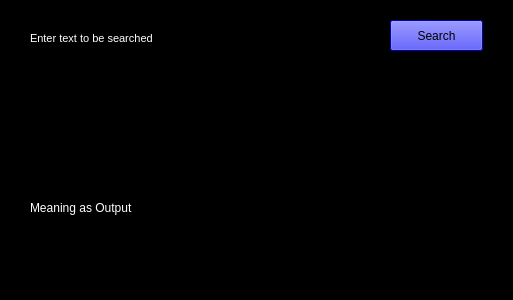
<?xml version="1.0" encoding="UTF-8"?>
<ui version="4.0">
 <class>MainWindow</class>
 <widget class="QMainWindow" name="MainWindow">
  <property name="geometry">
   <rect>
    <x>0</x>
    <y>0</y>
    <width>513</width>
    <height>300</height>
   </rect>
  </property>
  <property name="sizePolicy">
   <sizepolicy hsizetype="Fixed" vsizetype="Fixed">
    <horstretch>0</horstretch>
    <verstretch>0</verstretch>
   </sizepolicy>
  </property>
  <property name="palette">
   <palette>
    <active>
     <colorrole role="WindowText">
      <brush brushstyle="SolidPattern">
       <color alpha="255">
        <red>255</red>
        <green>255</green>
        <blue>255</blue>
       </color>
      </brush>
     </colorrole>
     <colorrole role="Button">
      <brush brushstyle="SolidPattern">
       <color alpha="255">
        <red>0</red>
        <green>0</green>
        <blue>0</blue>
       </color>
      </brush>
     </colorrole>
     <colorrole role="Light">
      <brush brushstyle="SolidPattern">
       <color alpha="255">
        <red>0</red>
        <green>0</green>
        <blue>0</blue>
       </color>
      </brush>
     </colorrole>
     <colorrole role="Midlight">
      <brush brushstyle="SolidPattern">
       <color alpha="255">
        <red>0</red>
        <green>0</green>
        <blue>0</blue>
       </color>
      </brush>
     </colorrole>
     <colorrole role="Dark">
      <brush brushstyle="SolidPattern">
       <color alpha="255">
        <red>0</red>
        <green>0</green>
        <blue>0</blue>
       </color>
      </brush>
     </colorrole>
     <colorrole role="Mid">
      <brush brushstyle="SolidPattern">
       <color alpha="255">
        <red>0</red>
        <green>0</green>
        <blue>0</blue>
       </color>
      </brush>
     </colorrole>
     <colorrole role="Text">
      <brush brushstyle="SolidPattern">
       <color alpha="255">
        <red>255</red>
        <green>255</green>
        <blue>255</blue>
       </color>
      </brush>
     </colorrole>
     <colorrole role="BrightText">
      <brush brushstyle="SolidPattern">
       <color alpha="255">
        <red>255</red>
        <green>255</green>
        <blue>255</blue>
       </color>
      </brush>
     </colorrole>
     <colorrole role="ButtonText">
      <brush brushstyle="SolidPattern">
       <color alpha="255">
        <red>255</red>
        <green>255</green>
        <blue>255</blue>
       </color>
      </brush>
     </colorrole>
     <colorrole role="Base">
      <brush brushstyle="SolidPattern">
       <color alpha="255">
        <red>0</red>
        <green>0</green>
        <blue>0</blue>
       </color>
      </brush>
     </colorrole>
     <colorrole role="Window">
      <brush brushstyle="SolidPattern">
       <color alpha="255">
        <red>0</red>
        <green>0</green>
        <blue>0</blue>
       </color>
      </brush>
     </colorrole>
     <colorrole role="Shadow">
      <brush brushstyle="SolidPattern">
       <color alpha="255">
        <red>0</red>
        <green>0</green>
        <blue>0</blue>
       </color>
      </brush>
     </colorrole>
     <colorrole role="AlternateBase">
      <brush brushstyle="SolidPattern">
       <color alpha="255">
        <red>0</red>
        <green>0</green>
        <blue>0</blue>
       </color>
      </brush>
     </colorrole>
     <colorrole role="ToolTipBase">
      <brush brushstyle="SolidPattern">
       <color alpha="255">
        <red>255</red>
        <green>255</green>
        <blue>220</blue>
       </color>
      </brush>
     </colorrole>
     <colorrole role="ToolTipText">
      <brush brushstyle="SolidPattern">
       <color alpha="255">
        <red>0</red>
        <green>0</green>
        <blue>0</blue>
       </color>
      </brush>
     </colorrole>
     <colorrole role="PlaceholderText">
      <brush brushstyle="SolidPattern">
       <color alpha="128">
        <red>255</red>
        <green>255</green>
        <blue>255</blue>
       </color>
      </brush>
     </colorrole>
    </active>
    <inactive>
     <colorrole role="WindowText">
      <brush brushstyle="SolidPattern">
       <color alpha="255">
        <red>255</red>
        <green>255</green>
        <blue>255</blue>
       </color>
      </brush>
     </colorrole>
     <colorrole role="Button">
      <brush brushstyle="SolidPattern">
       <color alpha="255">
        <red>0</red>
        <green>0</green>
        <blue>0</blue>
       </color>
      </brush>
     </colorrole>
     <colorrole role="Light">
      <brush brushstyle="SolidPattern">
       <color alpha="255">
        <red>0</red>
        <green>0</green>
        <blue>0</blue>
       </color>
      </brush>
     </colorrole>
     <colorrole role="Midlight">
      <brush brushstyle="SolidPattern">
       <color alpha="255">
        <red>0</red>
        <green>0</green>
        <blue>0</blue>
       </color>
      </brush>
     </colorrole>
     <colorrole role="Dark">
      <brush brushstyle="SolidPattern">
       <color alpha="255">
        <red>0</red>
        <green>0</green>
        <blue>0</blue>
       </color>
      </brush>
     </colorrole>
     <colorrole role="Mid">
      <brush brushstyle="SolidPattern">
       <color alpha="255">
        <red>0</red>
        <green>0</green>
        <blue>0</blue>
       </color>
      </brush>
     </colorrole>
     <colorrole role="Text">
      <brush brushstyle="SolidPattern">
       <color alpha="255">
        <red>255</red>
        <green>255</green>
        <blue>255</blue>
       </color>
      </brush>
     </colorrole>
     <colorrole role="BrightText">
      <brush brushstyle="SolidPattern">
       <color alpha="255">
        <red>255</red>
        <green>255</green>
        <blue>255</blue>
       </color>
      </brush>
     </colorrole>
     <colorrole role="ButtonText">
      <brush brushstyle="SolidPattern">
       <color alpha="255">
        <red>255</red>
        <green>255</green>
        <blue>255</blue>
       </color>
      </brush>
     </colorrole>
     <colorrole role="Base">
      <brush brushstyle="SolidPattern">
       <color alpha="255">
        <red>0</red>
        <green>0</green>
        <blue>0</blue>
       </color>
      </brush>
     </colorrole>
     <colorrole role="Window">
      <brush brushstyle="SolidPattern">
       <color alpha="255">
        <red>0</red>
        <green>0</green>
        <blue>0</blue>
       </color>
      </brush>
     </colorrole>
     <colorrole role="Shadow">
      <brush brushstyle="SolidPattern">
       <color alpha="255">
        <red>0</red>
        <green>0</green>
        <blue>0</blue>
       </color>
      </brush>
     </colorrole>
     <colorrole role="AlternateBase">
      <brush brushstyle="SolidPattern">
       <color alpha="255">
        <red>0</red>
        <green>0</green>
        <blue>0</blue>
       </color>
      </brush>
     </colorrole>
     <colorrole role="ToolTipBase">
      <brush brushstyle="SolidPattern">
       <color alpha="255">
        <red>255</red>
        <green>255</green>
        <blue>220</blue>
       </color>
      </brush>
     </colorrole>
     <colorrole role="ToolTipText">
      <brush brushstyle="SolidPattern">
       <color alpha="255">
        <red>0</red>
        <green>0</green>
        <blue>0</blue>
       </color>
      </brush>
     </colorrole>
     <colorrole role="PlaceholderText">
      <brush brushstyle="SolidPattern">
       <color alpha="128">
        <red>255</red>
        <green>255</green>
        <blue>255</blue>
       </color>
      </brush>
     </colorrole>
    </inactive>
    <disabled>
     <colorrole role="WindowText">
      <brush brushstyle="SolidPattern">
       <color alpha="255">
        <red>0</red>
        <green>0</green>
        <blue>0</blue>
       </color>
      </brush>
     </colorrole>
     <colorrole role="Button">
      <brush brushstyle="SolidPattern">
       <color alpha="255">
        <red>0</red>
        <green>0</green>
        <blue>0</blue>
       </color>
      </brush>
     </colorrole>
     <colorrole role="Light">
      <brush brushstyle="SolidPattern">
       <color alpha="255">
        <red>0</red>
        <green>0</green>
        <blue>0</blue>
       </color>
      </brush>
     </colorrole>
     <colorrole role="Midlight">
      <brush brushstyle="SolidPattern">
       <color alpha="255">
        <red>0</red>
        <green>0</green>
        <blue>0</blue>
       </color>
      </brush>
     </colorrole>
     <colorrole role="Dark">
      <brush brushstyle="SolidPattern">
       <color alpha="255">
        <red>0</red>
        <green>0</green>
        <blue>0</blue>
       </color>
      </brush>
     </colorrole>
     <colorrole role="Mid">
      <brush brushstyle="SolidPattern">
       <color alpha="255">
        <red>0</red>
        <green>0</green>
        <blue>0</blue>
       </color>
      </brush>
     </colorrole>
     <colorrole role="Text">
      <brush brushstyle="SolidPattern">
       <color alpha="255">
        <red>0</red>
        <green>0</green>
        <blue>0</blue>
       </color>
      </brush>
     </colorrole>
     <colorrole role="BrightText">
      <brush brushstyle="SolidPattern">
       <color alpha="255">
        <red>255</red>
        <green>255</green>
        <blue>255</blue>
       </color>
      </brush>
     </colorrole>
     <colorrole role="ButtonText">
      <brush brushstyle="SolidPattern">
       <color alpha="255">
        <red>0</red>
        <green>0</green>
        <blue>0</blue>
       </color>
      </brush>
     </colorrole>
     <colorrole role="Base">
      <brush brushstyle="SolidPattern">
       <color alpha="255">
        <red>0</red>
        <green>0</green>
        <blue>0</blue>
       </color>
      </brush>
     </colorrole>
     <colorrole role="Window">
      <brush brushstyle="SolidPattern">
       <color alpha="255">
        <red>0</red>
        <green>0</green>
        <blue>0</blue>
       </color>
      </brush>
     </colorrole>
     <colorrole role="Shadow">
      <brush brushstyle="SolidPattern">
       <color alpha="255">
        <red>0</red>
        <green>0</green>
        <blue>0</blue>
       </color>
      </brush>
     </colorrole>
     <colorrole role="AlternateBase">
      <brush brushstyle="SolidPattern">
       <color alpha="255">
        <red>0</red>
        <green>0</green>
        <blue>0</blue>
       </color>
      </brush>
     </colorrole>
     <colorrole role="ToolTipBase">
      <brush brushstyle="SolidPattern">
       <color alpha="255">
        <red>255</red>
        <green>255</green>
        <blue>220</blue>
       </color>
      </brush>
     </colorrole>
     <colorrole role="ToolTipText">
      <brush brushstyle="SolidPattern">
       <color alpha="255">
        <red>0</red>
        <green>0</green>
        <blue>0</blue>
       </color>
      </brush>
     </colorrole>
     <colorrole role="PlaceholderText">
      <brush brushstyle="SolidPattern">
       <color alpha="128">
        <red>255</red>
        <green>255</green>
        <blue>255</blue>
       </color>
      </brush>
     </colorrole>
    </disabled>
   </palette>
  </property>
  <property name="windowTitle">
   <string>RJ's Dictionary</string>
  </property>
  <property name="windowOpacity">
   <double>0.900000000000000</double>
  </property>
  <widget class="QWidget" name="centralWidget">
   <property name="sizePolicy">
    <sizepolicy hsizetype="Fixed" vsizetype="Fixed">
     <horstretch>0</horstretch>
     <verstretch>0</verstretch>
    </sizepolicy>
   </property>
   <widget class="QLabel" name="wordlb">
    <property name="geometry">
     <rect>
      <x>30</x>
      <y>30</y>
      <width>151</width>
      <height>16</height>
     </rect>
    </property>
    <property name="font">
     <font>
      <pointsize>8</pointsize>
      <weight>50</weight>
      <italic>false</italic>
      <bold>false</bold>
     </font>
    </property>
    <property name="text">
     <string>Enter text to be searched</string>
    </property>
   </widget>
   <widget class="QTextEdit" name="word">
    <property name="geometry">
     <rect>
      <x>190</x>
      <y>20</y>
      <width>181</width>
      <height>31</height>
     </rect>
    </property>
   </widget>
   <widget class="QPushButton" name="search">
    <property name="geometry">
     <rect>
      <x>390</x>
      <y>20</y>
      <width>93</width>
      <height>31</height>
     </rect>
    </property>
    <property name="palette">
     <palette>
      <active>
       <colorrole role="WindowText">
        <brush brushstyle="SolidPattern">
         <color alpha="255">
          <red>0</red>
          <green>0</green>
          <blue>0</blue>
         </color>
        </brush>
       </colorrole>
       <colorrole role="Button">
        <brush brushstyle="SolidPattern">
         <color alpha="255">
          <red>0</red>
          <green>0</green>
          <blue>255</blue>
         </color>
        </brush>
       </colorrole>
       <colorrole role="Light">
        <brush brushstyle="SolidPattern">
         <color alpha="255">
          <red>127</red>
          <green>127</green>
          <blue>255</blue>
         </color>
        </brush>
       </colorrole>
       <colorrole role="Midlight">
        <brush brushstyle="SolidPattern">
         <color alpha="255">
          <red>63</red>
          <green>63</green>
          <blue>255</blue>
         </color>
        </brush>
       </colorrole>
       <colorrole role="Dark">
        <brush brushstyle="SolidPattern">
         <color alpha="255">
          <red>0</red>
          <green>0</green>
          <blue>127</blue>
         </color>
        </brush>
       </colorrole>
       <colorrole role="Mid">
        <brush brushstyle="SolidPattern">
         <color alpha="255">
          <red>0</red>
          <green>0</green>
          <blue>170</blue>
         </color>
        </brush>
       </colorrole>
       <colorrole role="Text">
        <brush brushstyle="SolidPattern">
         <color alpha="255">
          <red>0</red>
          <green>0</green>
          <blue>0</blue>
         </color>
        </brush>
       </colorrole>
       <colorrole role="BrightText">
        <brush brushstyle="SolidPattern">
         <color alpha="255">
          <red>255</red>
          <green>255</green>
          <blue>255</blue>
         </color>
        </brush>
       </colorrole>
       <colorrole role="ButtonText">
        <brush brushstyle="SolidPattern">
         <color alpha="255">
          <red>0</red>
          <green>0</green>
          <blue>0</blue>
         </color>
        </brush>
       </colorrole>
       <colorrole role="Base">
        <brush brushstyle="SolidPattern">
         <color alpha="255">
          <red>255</red>
          <green>255</green>
          <blue>255</blue>
         </color>
        </brush>
       </colorrole>
       <colorrole role="Window">
        <brush brushstyle="SolidPattern">
         <color alpha="255">
          <red>0</red>
          <green>0</green>
          <blue>255</blue>
         </color>
        </brush>
       </colorrole>
       <colorrole role="Shadow">
        <brush brushstyle="SolidPattern">
         <color alpha="255">
          <red>0</red>
          <green>0</green>
          <blue>0</blue>
         </color>
        </brush>
       </colorrole>
       <colorrole role="AlternateBase">
        <brush brushstyle="SolidPattern">
         <color alpha="255">
          <red>127</red>
          <green>127</green>
          <blue>255</blue>
         </color>
        </brush>
       </colorrole>
       <colorrole role="ToolTipBase">
        <brush brushstyle="SolidPattern">
         <color alpha="255">
          <red>255</red>
          <green>255</green>
          <blue>220</blue>
         </color>
        </brush>
       </colorrole>
       <colorrole role="ToolTipText">
        <brush brushstyle="SolidPattern">
         <color alpha="255">
          <red>0</red>
          <green>0</green>
          <blue>0</blue>
         </color>
        </brush>
       </colorrole>
       <colorrole role="PlaceholderText">
        <brush brushstyle="SolidPattern">
         <color alpha="128">
          <red>0</red>
          <green>0</green>
          <blue>0</blue>
         </color>
        </brush>
       </colorrole>
      </active>
      <inactive>
       <colorrole role="WindowText">
        <brush brushstyle="SolidPattern">
         <color alpha="255">
          <red>0</red>
          <green>0</green>
          <blue>0</blue>
         </color>
        </brush>
       </colorrole>
       <colorrole role="Button">
        <brush brushstyle="SolidPattern">
         <color alpha="255">
          <red>0</red>
          <green>0</green>
          <blue>255</blue>
         </color>
        </brush>
       </colorrole>
       <colorrole role="Light">
        <brush brushstyle="SolidPattern">
         <color alpha="255">
          <red>127</red>
          <green>127</green>
          <blue>255</blue>
         </color>
        </brush>
       </colorrole>
       <colorrole role="Midlight">
        <brush brushstyle="SolidPattern">
         <color alpha="255">
          <red>63</red>
          <green>63</green>
          <blue>255</blue>
         </color>
        </brush>
       </colorrole>
       <colorrole role="Dark">
        <brush brushstyle="SolidPattern">
         <color alpha="255">
          <red>0</red>
          <green>0</green>
          <blue>127</blue>
         </color>
        </brush>
       </colorrole>
       <colorrole role="Mid">
        <brush brushstyle="SolidPattern">
         <color alpha="255">
          <red>0</red>
          <green>0</green>
          <blue>170</blue>
         </color>
        </brush>
       </colorrole>
       <colorrole role="Text">
        <brush brushstyle="SolidPattern">
         <color alpha="255">
          <red>0</red>
          <green>0</green>
          <blue>0</blue>
         </color>
        </brush>
       </colorrole>
       <colorrole role="BrightText">
        <brush brushstyle="SolidPattern">
         <color alpha="255">
          <red>255</red>
          <green>255</green>
          <blue>255</blue>
         </color>
        </brush>
       </colorrole>
       <colorrole role="ButtonText">
        <brush brushstyle="SolidPattern">
         <color alpha="255">
          <red>0</red>
          <green>0</green>
          <blue>0</blue>
         </color>
        </brush>
       </colorrole>
       <colorrole role="Base">
        <brush brushstyle="SolidPattern">
         <color alpha="255">
          <red>255</red>
          <green>255</green>
          <blue>255</blue>
         </color>
        </brush>
       </colorrole>
       <colorrole role="Window">
        <brush brushstyle="SolidPattern">
         <color alpha="255">
          <red>0</red>
          <green>0</green>
          <blue>255</blue>
         </color>
        </brush>
       </colorrole>
       <colorrole role="Shadow">
        <brush brushstyle="SolidPattern">
         <color alpha="255">
          <red>0</red>
          <green>0</green>
          <blue>0</blue>
         </color>
        </brush>
       </colorrole>
       <colorrole role="AlternateBase">
        <brush brushstyle="SolidPattern">
         <color alpha="255">
          <red>127</red>
          <green>127</green>
          <blue>255</blue>
         </color>
        </brush>
       </colorrole>
       <colorrole role="ToolTipBase">
        <brush brushstyle="SolidPattern">
         <color alpha="255">
          <red>255</red>
          <green>255</green>
          <blue>220</blue>
         </color>
        </brush>
       </colorrole>
       <colorrole role="ToolTipText">
        <brush brushstyle="SolidPattern">
         <color alpha="255">
          <red>0</red>
          <green>0</green>
          <blue>0</blue>
         </color>
        </brush>
       </colorrole>
       <colorrole role="PlaceholderText">
        <brush brushstyle="SolidPattern">
         <color alpha="128">
          <red>0</red>
          <green>0</green>
          <blue>0</blue>
         </color>
        </brush>
       </colorrole>
      </inactive>
      <disabled>
       <colorrole role="WindowText">
        <brush brushstyle="SolidPattern">
         <color alpha="255">
          <red>0</red>
          <green>0</green>
          <blue>127</blue>
         </color>
        </brush>
       </colorrole>
       <colorrole role="Button">
        <brush brushstyle="SolidPattern">
         <color alpha="255">
          <red>0</red>
          <green>0</green>
          <blue>255</blue>
         </color>
        </brush>
       </colorrole>
       <colorrole role="Light">
        <brush brushstyle="SolidPattern">
         <color alpha="255">
          <red>127</red>
          <green>127</green>
          <blue>255</blue>
         </color>
        </brush>
       </colorrole>
       <colorrole role="Midlight">
        <brush brushstyle="SolidPattern">
         <color alpha="255">
          <red>63</red>
          <green>63</green>
          <blue>255</blue>
         </color>
        </brush>
       </colorrole>
       <colorrole role="Dark">
        <brush brushstyle="SolidPattern">
         <color alpha="255">
          <red>0</red>
          <green>0</green>
          <blue>127</blue>
         </color>
        </brush>
       </colorrole>
       <colorrole role="Mid">
        <brush brushstyle="SolidPattern">
         <color alpha="255">
          <red>0</red>
          <green>0</green>
          <blue>170</blue>
         </color>
        </brush>
       </colorrole>
       <colorrole role="Text">
        <brush brushstyle="SolidPattern">
         <color alpha="255">
          <red>0</red>
          <green>0</green>
          <blue>127</blue>
         </color>
        </brush>
       </colorrole>
       <colorrole role="BrightText">
        <brush brushstyle="SolidPattern">
         <color alpha="255">
          <red>255</red>
          <green>255</green>
          <blue>255</blue>
         </color>
        </brush>
       </colorrole>
       <colorrole role="ButtonText">
        <brush brushstyle="SolidPattern">
         <color alpha="255">
          <red>0</red>
          <green>0</green>
          <blue>127</blue>
         </color>
        </brush>
       </colorrole>
       <colorrole role="Base">
        <brush brushstyle="SolidPattern">
         <color alpha="255">
          <red>0</red>
          <green>0</green>
          <blue>255</blue>
         </color>
        </brush>
       </colorrole>
       <colorrole role="Window">
        <brush brushstyle="SolidPattern">
         <color alpha="255">
          <red>0</red>
          <green>0</green>
          <blue>255</blue>
         </color>
        </brush>
       </colorrole>
       <colorrole role="Shadow">
        <brush brushstyle="SolidPattern">
         <color alpha="255">
          <red>0</red>
          <green>0</green>
          <blue>0</blue>
         </color>
        </brush>
       </colorrole>
       <colorrole role="AlternateBase">
        <brush brushstyle="SolidPattern">
         <color alpha="255">
          <red>0</red>
          <green>0</green>
          <blue>255</blue>
         </color>
        </brush>
       </colorrole>
       <colorrole role="ToolTipBase">
        <brush brushstyle="SolidPattern">
         <color alpha="255">
          <red>255</red>
          <green>255</green>
          <blue>220</blue>
         </color>
        </brush>
       </colorrole>
       <colorrole role="ToolTipText">
        <brush brushstyle="SolidPattern">
         <color alpha="255">
          <red>0</red>
          <green>0</green>
          <blue>0</blue>
         </color>
        </brush>
       </colorrole>
       <colorrole role="PlaceholderText">
        <brush brushstyle="SolidPattern">
         <color alpha="128">
          <red>0</red>
          <green>0</green>
          <blue>0</blue>
         </color>
        </brush>
       </colorrole>
      </disabled>
     </palette>
    </property>
    <property name="autoFillBackground">
     <bool>false</bool>
    </property>
    <property name="text">
     <string>Search</string>
    </property>
   </widget>
   <widget class="QLabel" name="meaninglb">
    <property name="geometry">
     <rect>
      <x>30</x>
      <y>200</y>
      <width>111</width>
      <height>16</height>
     </rect>
    </property>
    <property name="text">
     <string>Meaning as Output</string>
    </property>
   </widget>
   <widget class="QTextEdit" name="meaning">
    <property name="geometry">
     <rect>
      <x>150</x>
      <y>140</y>
      <width>341</width>
      <height>141</height>
     </rect>
    </property>
   </widget>
  </widget>
 </widget>
 <layoutdefault spacing="6" margin="11"/>
 <resources/>
 <connections/>
</ui>
